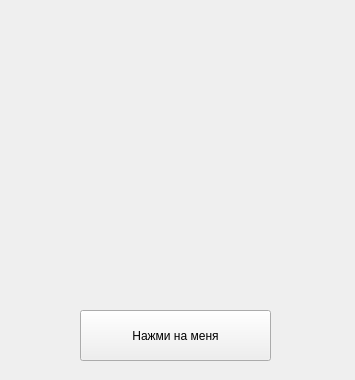
<?xml version="1.0" encoding="UTF-8"?>
<ui version="4.0">
 <class>MainWindow</class>
 <widget class="QMainWindow" name="MainWindow">
  <property name="geometry">
   <rect>
    <x>0</x>
    <y>0</y>
    <width>355</width>
    <height>380</height>
   </rect>
  </property>
  <property name="windowTitle">
   <string>Желтые круги</string>
  </property>
  <widget class="QWidget" name="centralwidget">
   <widget class="QPushButton" name="btn">
    <property name="geometry">
     <rect>
      <x>80</x>
      <y>310</y>
      <width>191</width>
      <height>51</height>
     </rect>
    </property>
    <property name="text">
     <string>Нажми на меня</string>
    </property>
   </widget>
  </widget>
 </widget>
 <resources/>
 <connections/>
</ui>
